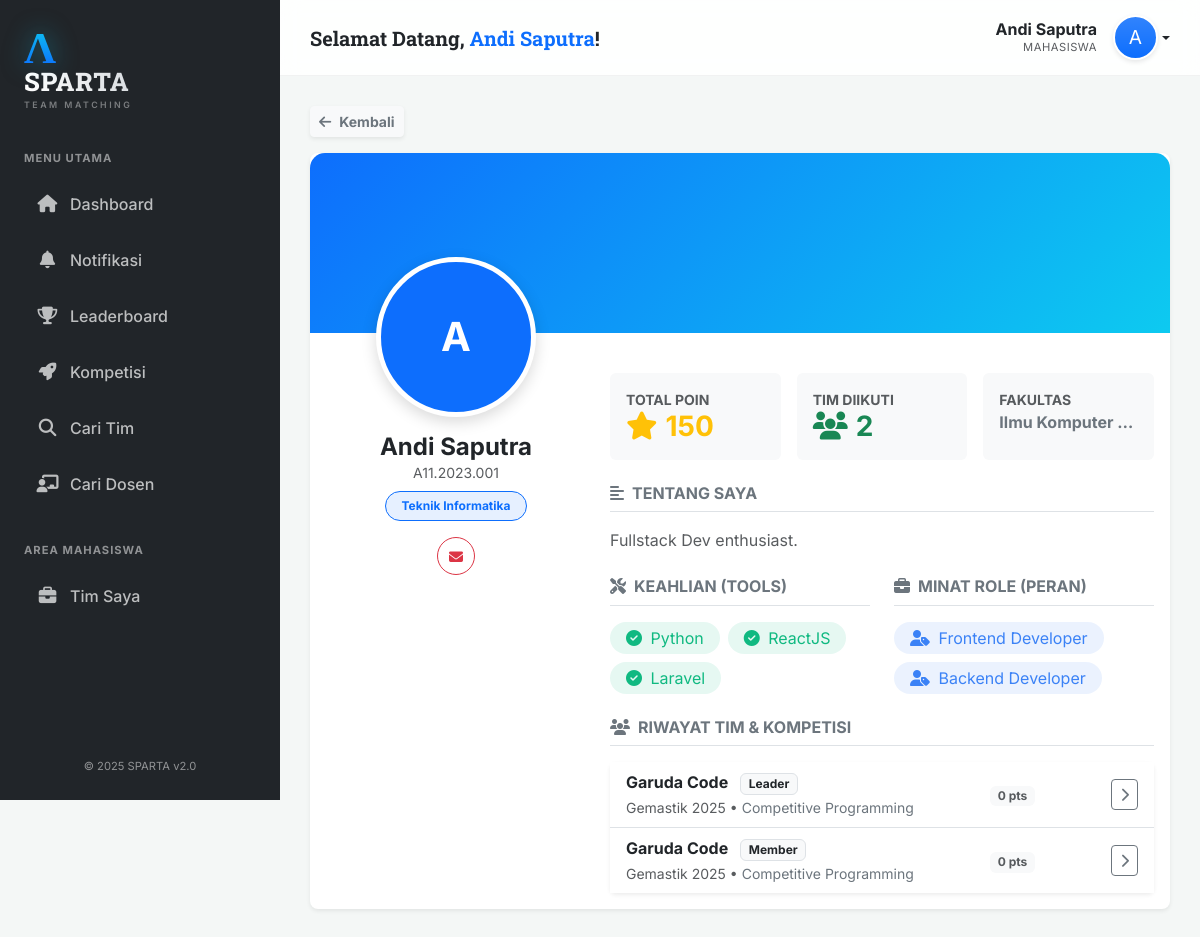
The page /?page=profile&id=1 (signed in) on the database its author committed.
### tables this page shows
CREATE TABLE Mahasiswa (
    ID_Mahasiswa INT AUTO_INCREMENT PRIMARY KEY,
    NIM VARCHAR(20) UNIQUE DEFAULT NULL,
    Nama_Mahasiswa VARCHAR(150) NOT NULL,
    Email VARCHAR(100) UNIQUE NOT NULL,
    Password_Hash VARCHAR(255) NOT NULL,
    Tempat_Lahir VARCHAR(50),
    Tanggal_Lahir DATE,
    Bio TEXT,
    No_HP VARCHAR(20) DEFAULT NULL,
    LinkedIn VARCHAR(255) DEFAULT NULL,
    Total_Poin FLOAT DEFAULT 0,
    ID_Prodi INT DEFAULT NULL,
    Foto_Profil VARCHAR(255) DEFAULT NULL,
    Is_Verified TINYINT(1) DEFAULT 0,
    Verification_Token VARCHAR(255) DEFAULT NULL,
    FOREIGN KEY (ID_Prodi) REFERENCES Prodi(ID_Prodi) ON DELETE SET NULL
);

CREATE TABLE Prodi (
    ID_Prodi INT AUTO_INCREMENT PRIMARY KEY,
    Nama_Prodi VARCHAR(100) NOT NULL,
    ID_Fakultas INT,
    FOREIGN KEY (ID_Fakultas) REFERENCES Fakultas(ID_Fakultas) ON DELETE SET NULL
);

CREATE TABLE Fakultas (
    ID_Fakultas INT AUTO_INCREMENT PRIMARY KEY,
    Nama_Fakultas VARCHAR(100) NOT NULL
);

### src/config.php (called while the page is built, shortened)
<?php
function getFotoMhs($nim, $dbPath) {
    return null;
}

### src/pages/profile.php (the view, shortened to what this page needs)
<?php
$idMhs = $_GET['id'] ?? ($_SESSION['user_id'] ?? 0);
$stmt = $pdo->prepare("SELECT m.*, p.Nama_Prodi, f.Nama_Fakultas
                       FROM Mahasiswa m
                       LEFT JOIN Prodi p ON m.ID_Prodi = p.ID_Prodi
                       LEFT JOIN Fakultas f ON p.ID_Fakultas = f.ID_Fakultas
                       WHERE m.ID_Mahasiswa = ?");
$stmt->execute([$idMhs]);
$mhs = $stmt->fetch();
$stmtSkill = $pdo->prepare("SELECT s.Nama_Skill FROM Mahasiswa_Skill ms
                            JOIN Skill s ON ms.ID_Skill = s.ID_Skill
                            WHERE ms.ID_Mahasiswa = ?");
$stmtSkill->execute([$idMhs]);
$skills = $stmtSkill->fetchAll(PDO::FETCH_COLUMN);
$stmtRole = $pdo->prepare("SELECT r.Nama_Role FROM Mahasiswa_Role mr
                           JOIN Role_Tim r ON mr.ID_Role = r.ID_Role
                           WHERE mr.ID_Mahasiswa = ?");
$stmtRole->execute([$idMhs]);
$roles = $stmtRole->fetchAll(PDO::FETCH_COLUMN);
$sqlTim = "
    (SELECT
        t.ID_Tim, t.Nama_Tim, t.ID_Lomba, l.Nama_Lomba,
        kt.Peran AS RolePeran,
        k.Nama_Kategori, pj.Nama_Peringkat, pj.Multiplier_Poin,
        tl.Poin_Dasar, p.Bobot_Poin, /* FIX: Menggunakan alias tl */
        'Member' as RoleType
     FROM Keanggotaan_Tim kt
     JOIN Tim t ON kt.ID_Tim = t.ID_Tim
     LEFT JOIN Lomba l ON t.ID_Lomba = l.ID_Lomba
     LEFT JOIN Kategori_Lomba k ON t.ID_Kategori = k.ID_Kategori
     LEFT JOIN Peringkat_Juara pj ON t.ID_Peringkat = pj.ID_Peringkat
     LEFT JOIN Jenis_Penyelenggara p ON l.ID_Jenis_Penyelenggara = p.ID_Jenis
     LEFT JOIN Tingkatan_Lomba tl ON l.ID_Tingkatan = tl.ID_Tingkatan /* FIX: Tambah Join Tingkatan_Lomba */
     WHERE kt.ID_Mahasiswa = ?)
    UNION
    (SELECT
        t.ID_Tim, t.Nama_Tim, t.ID_Lomba, l.Nama_Lomba,
        'Leader' AS RolePeran,
        k.Nama_Kategori, pj.Nama_Peringkat, pj.Multiplier_Poin,
        tl.Poin_Dasar, p.Bobot_Poin, /* FIX: Menggunakan alias tl */
        'Leader' as RoleType
     FROM Tim t
     LEFT JOIN Lomba l ON t.ID_Lomba = l.ID_Lomba
     LEFT JOIN Kategori_Lomba k ON t.ID_Kategori = k.ID_Kategori
     LEFT JOIN Peringkat_Juara pj ON t.ID_Peringkat = pj.ID_Peringkat
     LEFT JOIN Jenis_Penyelenggara p ON l.ID_Jenis_Penyelenggara = p.ID_Jenis
     LEFT JOIN Tingkatan_Lomba tl ON l.ID_Tingkatan = tl.ID_Tingkatan /* FIX: Tambah Join Tingkatan_Lomba */
     WHERE t.ID_Mahasiswa_Ketua = ?)
    ORDER BY ID_Tim DESC
";
$stmtTim = $pdo->prepare($sqlTim);
$stmtTim->execute([$idMhs, $idMhs]);
$teams = $stmtTim->fetchAll();
?>
<div class="mb-3">
    <a href="javascript:history.back()" class="btn btn-light btn-sm shadow-sm text-secondary fw-bold"><i class="fas fa-arrow-left me-2"></i>Kembali</a>
</div>
<div class="card border-0 shadow-sm mb-4 overflow-hidden rounded-3">
    <div class="profile-cover"></div>
    <div class="card-body pt-0">
        <div class="row">
            <div class="col-md-4">
                <div class="profile-avatar-container mb-3 text-center">
                    <?php
                        $foto = getFotoMhs($mhs['NIM'], $mhs['Foto_Profil']);
                    ?>
                    <?php if($foto): ?>
                        <img src="<?= $foto ?>?t=<?= time() ?>" class="rounded-circle profile-avatar">
                    <?php else: ?>
                        <div class="rounded-circle profile-avatar d-inline-flex align-items-center justify-content-center mx-auto bg-primary text-white fs-1 fw-bold">
                            <?= strtoupper(substr($mhs['Nama_Mahasiswa'], 0, 1)) ?>
                        </div>
                    <?php endif; ?>
                </div>
                <div class="text-center px-md-2">
                    <h4 class="fw-bold text-dark mb-0 text-center"><?= htmlspecialchars($mhs['Nama_Mahasiswa']) ?></h4>
                    <p class="text-muted small mb-2 text-center"><?= htmlspecialchars($mhs['NIM']) ?></p>
                    <div class="d-flex justify-content-center mb-3">
                         <span class="badge bg-primary bg-opacity-10 text-primary border border-primary px-3 py-2 rounded-pill">
                            <?= htmlspecialchars($mhs['Nama_Prodi']) ?>
                         </span>
                    </div>
                    <div class="d-flex justify-content-center gap-2 mb-4">
                        <a href="mailto:<?= htmlspecialchars($mhs['Email']) ?>" class="btn btn-outline-danger btn-sm rounded-circle" style="width:38px; height:38px; padding-top:8px"><i class="fas fa-envelope"></i></a>
                    </div>
                </div>
            </div>
            <div class="col-md-8 pt-md-4 mt-3">
                <div class="row g-3 mb-4">
                    <div class="col-md-4">
                        <div class="card bg-light border-0 h-100 stat-card p-3">
                            <small class="text-muted fw-bold text-uppercase">Total Poin</small>
                            <h3 class="fw-bold text-warning mb-0"><i class="fas fa-star me-2"></i><?= number_format($mhs['Total_Poin']) ?></h3>
                        </div>
                    </div>
                    <div class="col-md-4">
                        <div class="card bg-light border-0 h-100 stat-card p-3" style="border-color: #198754 !important;">
                            <small class="text-muted fw-bold text-uppercase">Tim Diikuti</small>
                            <h3 class="fw-bold text-success mb-0"><i class="fas fa-users me-2"></i><?= count($teams) ?></h3>
                        </div>
                    </div>
                    <div class="col-md-4">
                        <div class="card bg-light border-0 h-100 stat-card p-3" style="border-color: #6c757d !important;">
                            <small class="text-muted fw-bold text-uppercase">Fakultas</small>
                            <div class="fw-bold text-secondary text-truncate" title="<?= htmlspecialchars($mhs['Nama_Fakultas']) ?>">
                                <?= htmlspecialchars($mhs['Nama_Fakultas'] ?? '-') ?>
                            </div>
                        </div>
                    </div>
                </div>
                <div class="mb-4">
                    <h6 class="fw-bold text-secondary text-uppercase border-bottom pb-2 mb-3"><i class="fas fa-align-left me-2"></i>Tentang Saya</h6>
                    <p class="text-muted" style="line-height: 1.6;">
                        <?= !empty($mhs['Bio']) ? nl2br(htmlspecialchars($mhs['Bio'])) : '<span class="fst-italic opacity-50">Belum ada deskripsi diri.</span>' ?>
                    </p>
                </div>
                <div class="row">
                    <div class="col-md-6 mb-4">
                        <h6 class="fw-bold text-secondary text-uppercase border-bottom pb-2 mb-3"><i class="fas fa-tools me-2"></i>Keahlian (Tools)</h6>
                        <?php if(!empty($skills)): ?>
                            <div class="d-flex flex-wrap gap-2">
                                <?php foreach($skills as $s): ?>
                                    <span class="badge bg-success rounded-pill px-3 py-2 fw-normal fs-6" style="background-color: rgba(16, 185, 129, 0.1) !important; color: #10b981 !important;">
                                        <i class="fas fa-check-circle me-1"></i> <?= htmlspecialchars($s) ?>
                                    </span>
                                <?php endforeach; ?>
                            </div>
                        <?php else: ?>
                            <small class="text-muted fst-italic">Belum menambahkan skill.</small>
                        <?php endif; ?>
                    </div>
                    <div class="col-md-6 mb-4">
                        <h6 class="fw-bold text-secondary text-uppercase border-bottom pb-2 mb-3"><i class="fas fa-briefcase me-2"></i>Minat Role (Peran)</h6>
                        <?php if(!empty($roles)): ?>
                            <div class="d-flex flex-wrap gap-2">
                                <?php foreach($roles as $r): ?>
                                    <span class="badge bg-info rounded-pill px-3 py-2 fw-normal fs-6" style="background-color: rgba(59, 130, 246, 0.1) !important; color: #3b82f6 !important;">
                                        <i class="fas fa-user-tag me-1"></i> <?= htmlspecialchars($r) ?>
                                    </span>
                                <?php endforeach; ?>
                            </div>
                        <?php else: ?>
                            <small class="text-muted fst-italic">Belum memilih role.</small>
                        <?php endif; ?>
                    </div>
                </div>
                <h6 class="fw-bold text-secondary text-uppercase border-bottom pb-2 mb-3"><i class="fas fa-users me-2"></i>Riwayat Tim & Kompetisi</h6>
                <div class="card border-0 shadow-sm">
                    <div class="card-body p-0">
                        <ul class="list-group list-group-flush">
                            <?php if(empty($teams)): ?>
                                <li class="list-group-item text-muted text-center py-3">Belum bergabung dengan tim manapun.</li>
                            <?php else: ?>
                                <?php foreach($teams as $t): ?>
                                <?php
                                    $category = $t['Nama_Kategori'] ?? 'Umum';
                                    $poin = ($t['Poin_Dasar'] ?? 0) * ($t['Bobot_Poin'] ?? 0) * ($t['Multiplier_Poin'] ?? 0);
                                    $poinBadgeClass = ($poin > 0) ? 'bg-success text-white' : 'bg-light text-muted';
                                ?>
                                <li class="list-group-item d-flex justify-content-between align-items-center">
                                    <div>
                                        <div class="fw-bold text-dark">
                                            <?= htmlspecialchars($t['Nama_Tim']) ?>
                                            <span class="badge bg-light text-dark ms-2 border" style="font-size: 0.75rem;"><?= $t['RoleType'] ?></span>
                                        </div>
                                        <small class="text-muted">
                                            <?= htmlspecialchars($t['Nama_Lomba']) ?>
                                            <?php if($category): ?> &bull; <span class="text-secondary"><?= $category ?></span><?php endif; ?>
                                        </small>
                                    </div>
                                    <div class="text-end">
                                        <div class="badge <?= $poinBadgeClass ?> fw-bold small" title="Poin yang dihasilkan" style="font-size: 0.75rem;">
                                            <?= number_format($poin) ?> pts
                                        </div>
                                    </div>
                                    <a href="?page=kelola_tim&id=<?= $t['ID_Tim'] ?>" class="btn btn-sm btn-outline-secondary"><i class="fas fa-chevron-right"></i></a>
                                </li>
                                <?php endforeach; ?>
                            <?php endif; ?>
                        </ul>
                    </div>
                </div>
            </div>
        </div>
    </div>
</div>

### src/index.php (style rules this page uses)
:root { --primary-gradient: linear-gradient(135deg, #0d6efd, #0dcaf0); --sidebar-bg: #212529; --sidebar-width: 280px; }
body { font-family: 'Inter', sans-serif; background-color: #f4f7f6; }

### src/pages/profile.php (style rules this page uses)
.profile-cover { height: 180px; background: linear-gradient(135deg, #0d6efd, #0dcaf0); border-radius: 15px 15px 0 0; position: relative; }
.profile-avatar { width: 160px; height: 160px; object-fit: cover; border: 5px solid #fff; box-shadow: 0 5px 15px rgba(0,0,0,0.15); background-color: #fff; margin-top: -90px; position: relative; z-index: 10; }
.stat-card { border-left: 4px solid #0d6efd; transition: transform 0.2s; }

### rows shown on the page
mahasiswa: Nama_Mahasiswa "A", Nama_Mahasiswa "Andi Saputra", NIM "A11.2023.001", ID_Prodi.Nama_Prodi "Teknik Informatika", Total_Poin "150", fakultas.Nama_Fakultas "Ilmu Komputer…", Bio "Fullstack Dev enthusiast."

### other values the page prints
$namaUser "Andi Saputra"
substr($namaUser, 0, 1) "A"
count($teams) "2"
$s "Python"
$s "ReactJS"
$s "Laravel"
$r "Frontend Developer"
$r "Backend Developer"
$t['Nama_Tim'] "Garuda Code"
$t['RoleType'] "Leader"
$t['Nama_Lomba'] "Gemastik 2025"
$category "Competitive Programming"
$poin "0"
$t['RoleType'] "Member"
